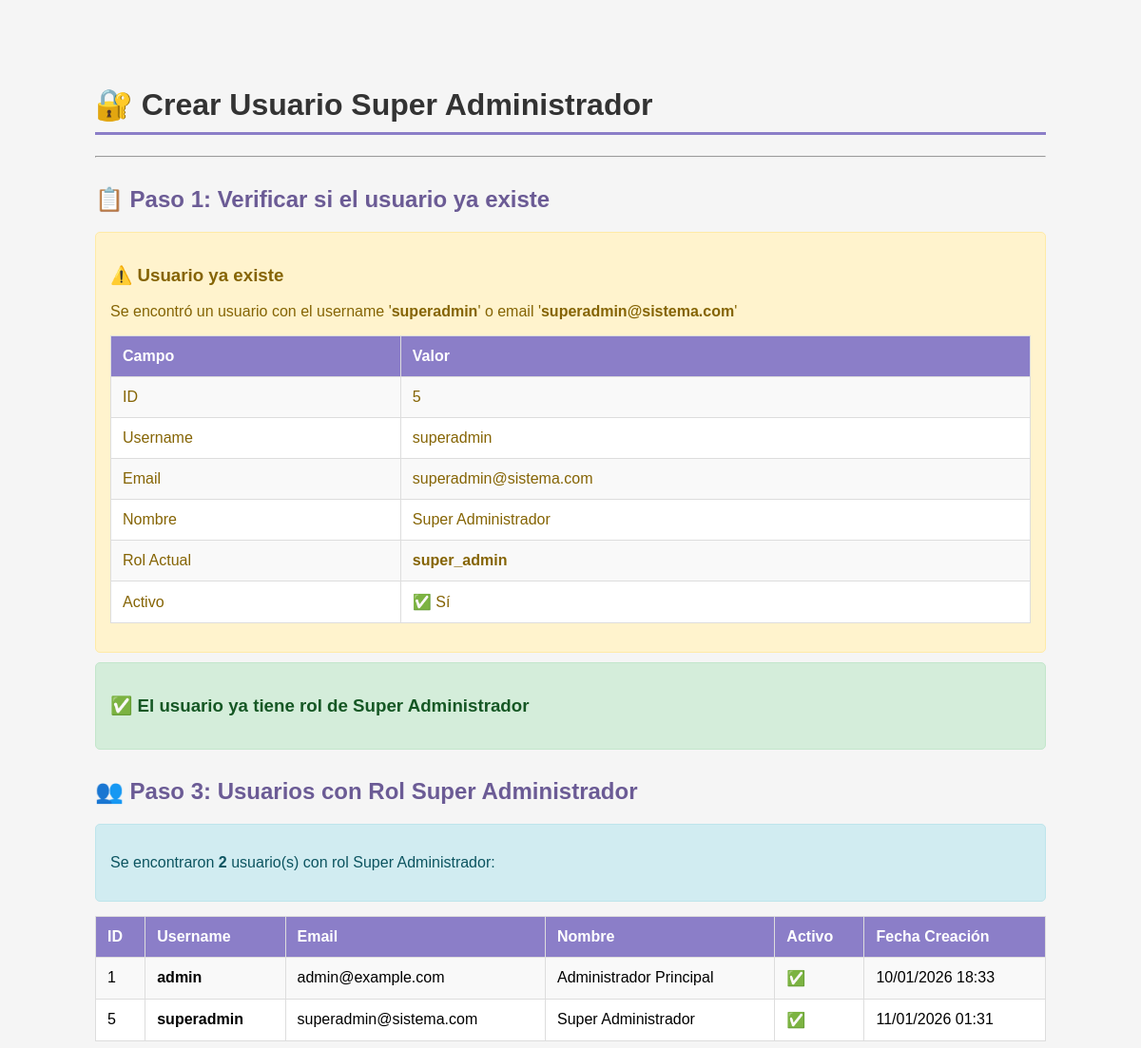
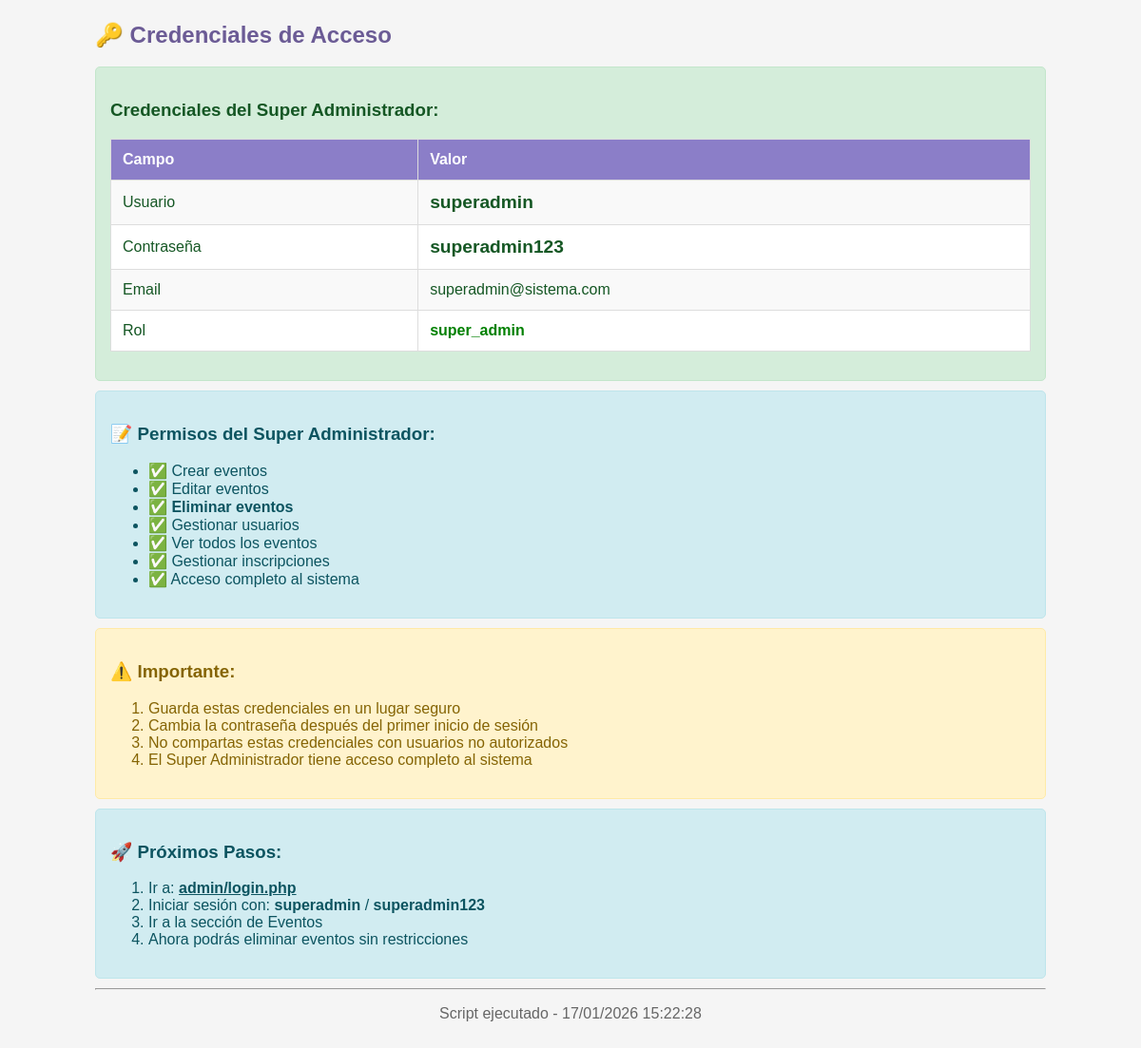
The app's page /crear_superadmin.php with its own data (2 pictures, top to bottom).
### tables this page shows
CREATE TABLE `usuarios` (
  `id` int(11) NOT NULL AUTO_INCREMENT,
  `username` varchar(50) NOT NULL,
  `password` varchar(255) NOT NULL,
  `email` varchar(100) NOT NULL,
  `nombre_completo` varchar(100) NOT NULL,
  `rol` enum('super_admin','admin','usuario') DEFAULT 'usuario',
  `activo` tinyint(1) DEFAULT 1,
  `fecha_creacion` timestamp NOT NULL DEFAULT current_timestamp(),
  `ultimo_acceso` timestamp NULL DEFAULT NULL,
  `intentos_fallidos` int(11) DEFAULT 0,
  `bloqueado_hasta` timestamp NULL DEFAULT NULL,
  PRIMARY KEY (`id`),
  UNIQUE KEY `username` (`username`),
  UNIQUE KEY `email` (`email`),
  KEY `idx_username` (`username`),
  KEY `idx_rol` (`rol`)
);

### crear_superadmin.php (the view, shortened to what this page needs)
<?php
echo "<!DOCTYPE html>";
echo "<html lang='es'>";
echo "<head>";
echo "</head>";
echo "<body>";
echo "<h1>🔐 Crear Usuario Super Administrador</h1>";
echo "<hr>";
$db = getDB();
$username = 'superadmin';
$email = 'superadmin@sistema.com';
echo "<h2>📋 Paso 1: Verificar si el usuario ya existe</h2>";
$stmt = $db->prepare("SELECT * FROM usuarios WHERE username = ? OR email = ? LIMIT 1");
$stmt->execute([$username, $email]);
$usuarioExistente = $stmt->fetch(PDO::FETCH_ASSOC);
if ($usuarioExistente) {
    echo "<div class='warning'>";
    echo "<h3>⚠️ Usuario ya existe</h3>";
    echo "<p>Se encontró un usuario con el username '<strong>{$username}</strong>' o email '<strong>{$email}</strong>'</p>";
    echo "<table>";
    echo "<tr><th>Campo</th><th>Valor</th></tr>";
    echo "<tr><td>ID</td><td>{$usuarioExistente['id']}</td></tr>";
    echo "<tr><td>Username</td><td>{$usuarioExistente['username']}</td></tr>";
    echo "<tr><td>Email</td><td>{$usuarioExistente['email']}</td></tr>";
    echo "<tr><td>Nombre</td><td>{$usuarioExistente['nombre_completo']}</td></tr>";
    echo "<tr><td>Rol Actual</td><td><strong>{$usuarioExistente['rol']}</strong></td></tr>";
    echo "<tr><td>Activo</td><td>" . ($usuarioExistente['activo'] ? '✅ Sí' : '❌ No') . "</td></tr>";
    echo "</table>";
    echo "</div>";
    if ($usuarioExistente['rol'] !== 'super_admin') {
        echo "<h2>🔄 Paso 2: Actualizar rol a Super Administrador</h2>";
        try {
            $stmt = $db->prepare("
                UPDATE usuarios
                SET rol = 'super_admin',
                    activo = 1,
                    bloqueado_hasta = NULL,
                    intentos_fallidos = 0
                WHERE id = ?
            ");
            $result = $stmt->execute([$usuarioExistente['id']]);
            if ($result) {
                echo "<div class='success'>";
                echo "<h3>✅ Rol actualizado exitosamente</h3>";
                echo "<p>El usuario '<strong>{$username}</strong>' ahora tiene rol de <strong>Super Administrador</strong></p>";
                echo "</div>";
                $stmt = $db->prepare("SELECT * FROM usuarios WHERE id = ?");
                $stmt->execute([$usuarioExistente['id']]);
                $usuarioActualizado = $stmt->fetch(PDO::FETCH_ASSOC);
                echo "<h2>✅ Datos Finales del Usuario</h2>";
                echo "<table>";
                echo "<tr><th>Campo</th><th>Valor</th></tr>";
                echo "<tr><td>ID</td><td>{$usuarioActualizado['id']}</td></tr>";
                echo "<tr><td>Username</td><td><strong>{$usuarioActualizado['username']}</strong></td></tr>";
                echo "<tr><td>Email</td><td>{$usuarioActualizado['email']}</td></tr>";
                echo "<tr><td>Nombre</td><td>{$usuarioActualizado['nombre_completo']}</td></tr>";
                echo "<tr><td>Rol</td><td><strong style='color: green;'>{$usuarioActualizado['rol']}</strong></td></tr>";
                echo "<tr><td>Activo</td><td>✅ Sí</td></tr>";
                echo "</table>";
            }
        } catch (Exception $e) {
            echo "<div class='error'>";
            echo "<h3>❌ Error al actualizar</h3>";
            echo "<p>" . $e->getMessage() . "</p>";
            echo "</div>";
        }
    } else {
        echo "<div class='success'>";
        echo "<h3>✅ El usuario ya tiene rol de Super Administrador</h3>";
        echo "</div>";
    }
}
echo "<h2>👥 Paso 3: Usuarios con Rol Super Administrador</h2>";
try {
    $stmt = $db->query("SELECT * FROM usuarios WHERE rol = 'super_admin' ORDER BY id");
    $superadmins = $stmt->fetchAll(PDO::FETCH_ASSOC);
    if (empty($superadmins)) {
        echo "<div class='warning'>";
        echo "<p>⚠️ No se encontraron usuarios con rol 'super_admin'</p>";
        echo "</div>";
    } else {
        echo "<div class='info'>";
        echo "<p>Se encontraron <strong>" . count($superadmins) . "</strong> usuario(s) con rol Super Administrador:</p>";
        echo "</div>";
        echo "<table>";
        echo "<tr><th>ID</th><th>Username</th><th>Email</th><th>Nombre</th><th>Activo</th><th>Fecha Creación</th></tr>";
        foreach ($superadmins as $sa) {
            echo "<tr>";
            echo "<td>{$sa['id']}</td>";
            echo "<td><strong>{$sa['username']}</strong></td>";
            echo "<td>{$sa['email']}</td>";
            echo "<td>{$sa['nombre_completo']}</td>";
            echo "<td>" . ($sa['activo'] ? '✅' : '❌') . "</td>";
            echo "<td>" . date('d/m/Y H:i', strtotime($sa['fecha_creacion'])) . "</td>";
            echo "</tr>";
        }
        echo "</table>";
    }
} catch (Exception $e) {
    echo "<div class='error'>";
    echo "<p>Error al consultar usuarios: " . $e->getMessage() . "</p>";
    echo "</div>";
}
echo "<h2>🔑 Credenciales de Acceso</h2>";
echo "<div class='success'>";
echo "<h3>Credenciales del Super Administrador:</h3>";
echo "<table>";
echo "<tr><th>Campo</th><th>Valor</th></tr>";
echo "<tr><td>Usuario</td><td><strong style='font-size: 1.2em;'>superadmin</strong></td></tr>";
echo "<tr><td>Contraseña</td><td><strong style='font-size: 1.2em;'>superadmin123</strong></td></tr>";
echo "<tr><td>Email</td><td>superadmin@sistema.com</td></tr>";
echo "<tr><td>Rol</td><td><strong style='color: green;'>super_admin</strong></td></tr>";
echo "</table>";
echo "</div>";
echo "<div class='info'>";
echo "<h3>📝 Permisos del Super Administrador:</h3>";
echo "<ul>";
echo "<li>✅ Crear eventos</li>";
echo "<li>✅ Editar eventos</li>";
echo "<li>✅ <strong>Eliminar eventos</strong></li>";
echo "<li>✅ Gestionar usuarios</li>";
echo "<li>✅ Ver todos los eventos</li>";
echo "<li>✅ Gestionar inscripciones</li>";
echo "<li>✅ Acceso completo al sistema</li>";
echo "</ul>";
echo "</div>";
echo "<div class='warning'>";
echo "<h3>⚠️ Importante:</h3>";
echo "<ol>";
echo "<li>Guarda estas credenciales en un lugar seguro</li>";
echo "<li>Cambia la contraseña después del primer inicio de sesión</li>";
echo "<li>No compartas estas credenciales con usuarios no autorizados</li>";
echo "<li>El Super Administrador tiene acceso completo al sistema</li>";
echo "</ol>";
echo "</div>";
echo "<div class='info'>";
echo "<h3>🚀 Próximos Pasos:</h3>";
echo "<ol>";
echo "<li>Ir a: <a href='admin/login.php' target='_blank' style='color: #0c5460; font-weight: bold;'>admin/login.php</a></li>";
echo "<li>Iniciar sesión con: <strong>superadmin</strong> / <strong>superadmin123</strong></li>";
echo "<li>Ir a la sección de Eventos</li>";
echo "<li>Ahora podrás eliminar eventos sin restricciones</li>";
echo "</ol>";
echo "</div>";
echo "<hr>";
echo "<p style='text-align: center; color: #666;'>";
echo "Script ejecutado - " . date('d/m/Y H:i:s');
echo "</p>";
echo "</body>";
echo "</html>";

### records on screen
usuarios: id "5", username "superadmin", email "superadmin@sistema.com", nombre_completo "Super Administrador", rol "super_admin", fecha_creacion "11/01/2026 01:31"
usuarios: id "1", username "admin", email "admin@example.com", nombre_completo "Administrador Principal", fecha_creacion "10/01/2026 18:33"

### other values on screen
$username "superadmin"
$email "superadmin@sistema.com"
count($superadmins) "2"
